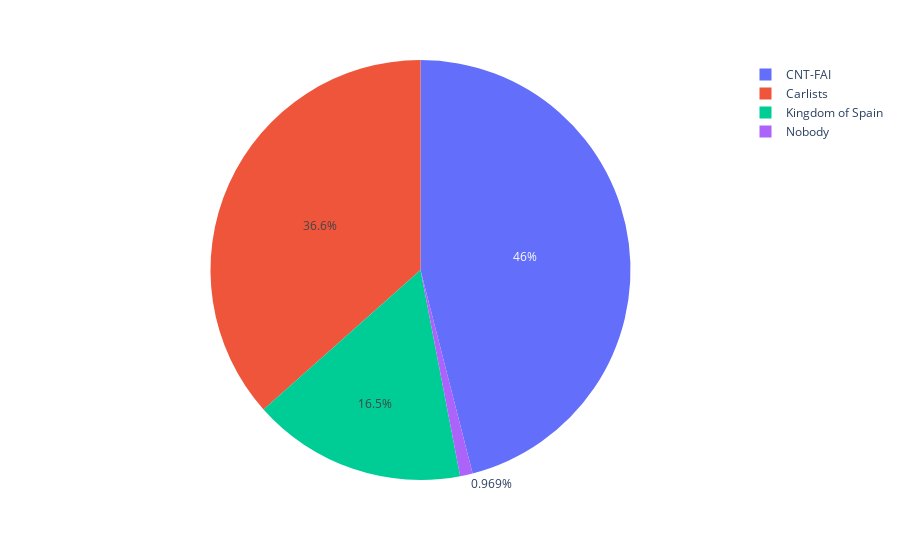

Notebook cell for this chart:
### Markdown cell above
# Spanish Civil War Winrate

### Code cell
import_doc = pd.read_csv('august_2_2022.csv')
import_doc_scw_winrate = import_doc["Who won the Spanish Civil War?"].value_counts()
df_overall_winrate = pd.DataFrame({"Country": import_doc_scw_winrate.index, "Value": import_doc_scw_winrate.values})
px.pie(data_frame=df_overall_winrate, values="Value", names="Country")

### Figure 1 — Plotly figure (JSON) as saved in the notebook; plotly's stock layout.template omitted (floating-point values rounded to 4 significant figures)
{"data": [{"domain": {"x": [0, 1], "y": [0, 1]}, "hovertemplate": "Country=%{label}<br>Value=%{value}<extra></extra>", "labels": ["CNT-FAI", "Carlists", "Kingdom of Spain", "Nobody"], "legendgroup": "", "name": "", "showlegend": true, "type": "pie", "values": [190, 151, 68, 4]}], "layout": {"legend": {"tracegroupgap": 0}, "margin": {"t": 60}}}
